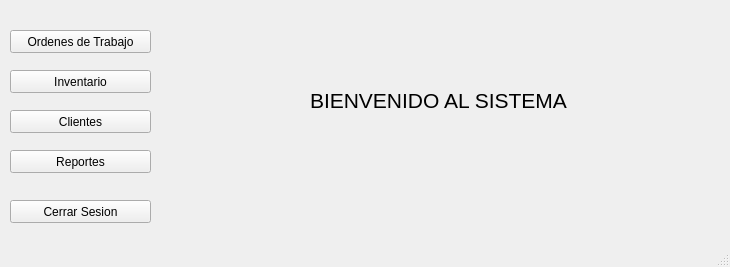
<?xml version="1.0" encoding="UTF-8"?>
<ui version="4.0">
 <class>main</class>
 <widget class="QMainWindow" name="main">
  <property name="geometry">
   <rect>
    <x>0</x>
    <y>0</y>
    <width>730</width>
    <height>267</height>
   </rect>
  </property>
  <property name="windowTitle">
   <string>Sistema</string>
  </property>
  <widget class="QWidget" name="centralwidget">
   <widget class="QPushButton" name="ordenesTrabajoBoton">
    <property name="geometry">
     <rect>
      <x>10</x>
      <y>30</y>
      <width>141</width>
      <height>23</height>
     </rect>
    </property>
    <property name="text">
     <string>Ordenes de Trabajo</string>
    </property>
   </widget>
   <widget class="QPushButton" name="inventarioBoton">
    <property name="geometry">
     <rect>
      <x>10</x>
      <y>70</y>
      <width>141</width>
      <height>23</height>
     </rect>
    </property>
    <property name="text">
     <string>Inventario</string>
    </property>
   </widget>
   <widget class="QPushButton" name="clientes_boton">
    <property name="geometry">
     <rect>
      <x>10</x>
      <y>110</y>
      <width>141</width>
      <height>23</height>
     </rect>
    </property>
    <property name="text">
     <string>Clientes</string>
    </property>
   </widget>
   <widget class="QLabel" name="label">
    <property name="geometry">
     <rect>
      <x>310</x>
      <y>60</y>
      <width>261</width>
      <height>81</height>
     </rect>
    </property>
    <property name="font">
     <font>
      <pointsize>16</pointsize>
     </font>
    </property>
    <property name="text">
     <string>BIENVENIDO AL SISTEMA</string>
    </property>
   </widget>
   <widget class="QPushButton" name="reportesBoton">
    <property name="geometry">
     <rect>
      <x>10</x>
      <y>150</y>
      <width>141</width>
      <height>23</height>
     </rect>
    </property>
    <property name="text">
     <string>Reportes</string>
    </property>
   </widget>
   <widget class="QPushButton" name="cerrarSesionBoton">
    <property name="geometry">
     <rect>
      <x>10</x>
      <y>200</y>
      <width>141</width>
      <height>23</height>
     </rect>
    </property>
    <property name="text">
     <string>Cerrar Sesion</string>
    </property>
   </widget>
  </widget>
  <widget class="QMenuBar" name="menubar">
   <property name="geometry">
    <rect>
     <x>0</x>
     <y>0</y>
     <width>730</width>
     <height>22</height>
    </rect>
   </property>
  </widget>
  <widget class="QStatusBar" name="statusbar"/>
 </widget>
 <resources/>
 <connections/>
</ui>
